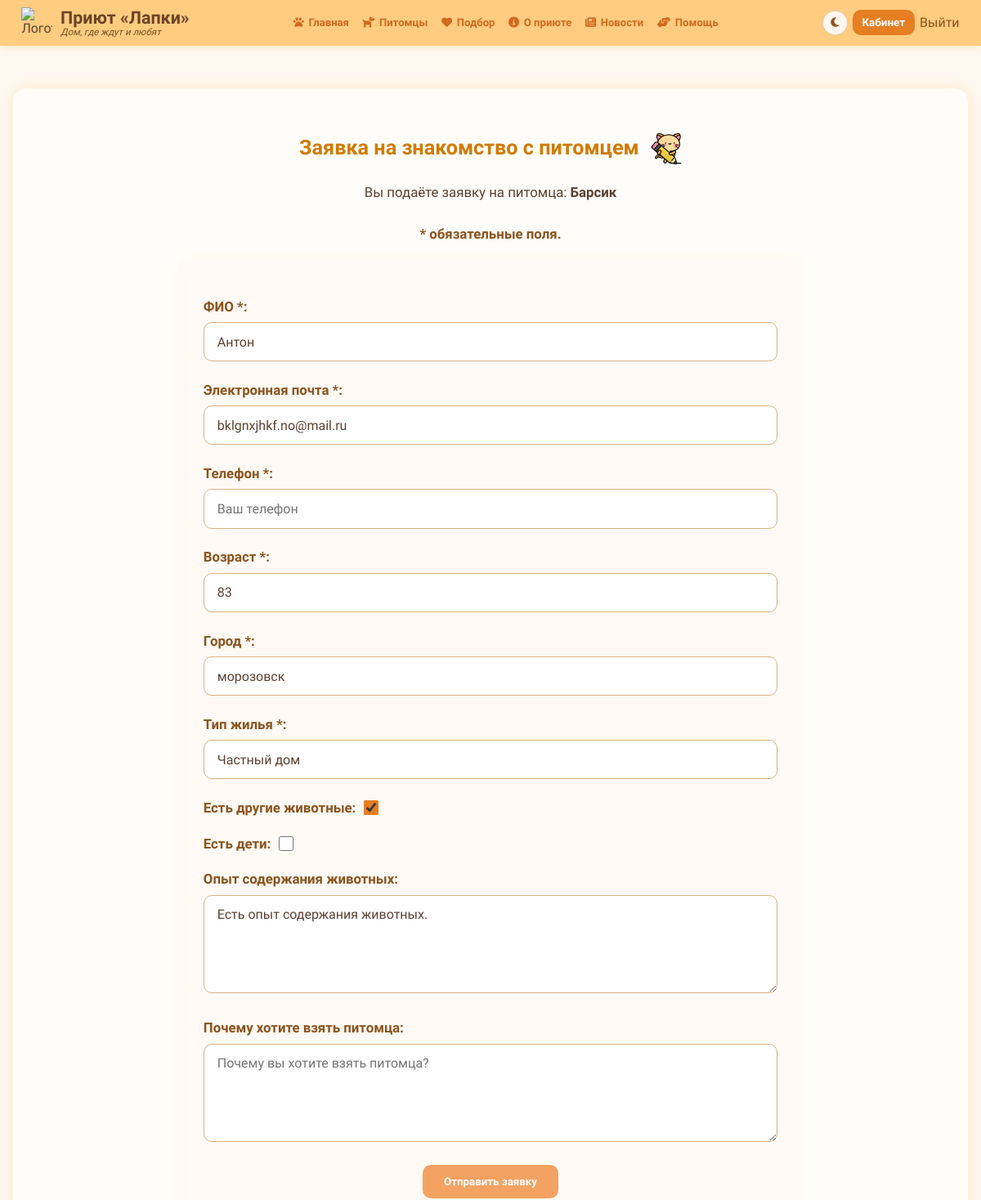
The app's page /adopt/5/ (signed in, upper part), older data.
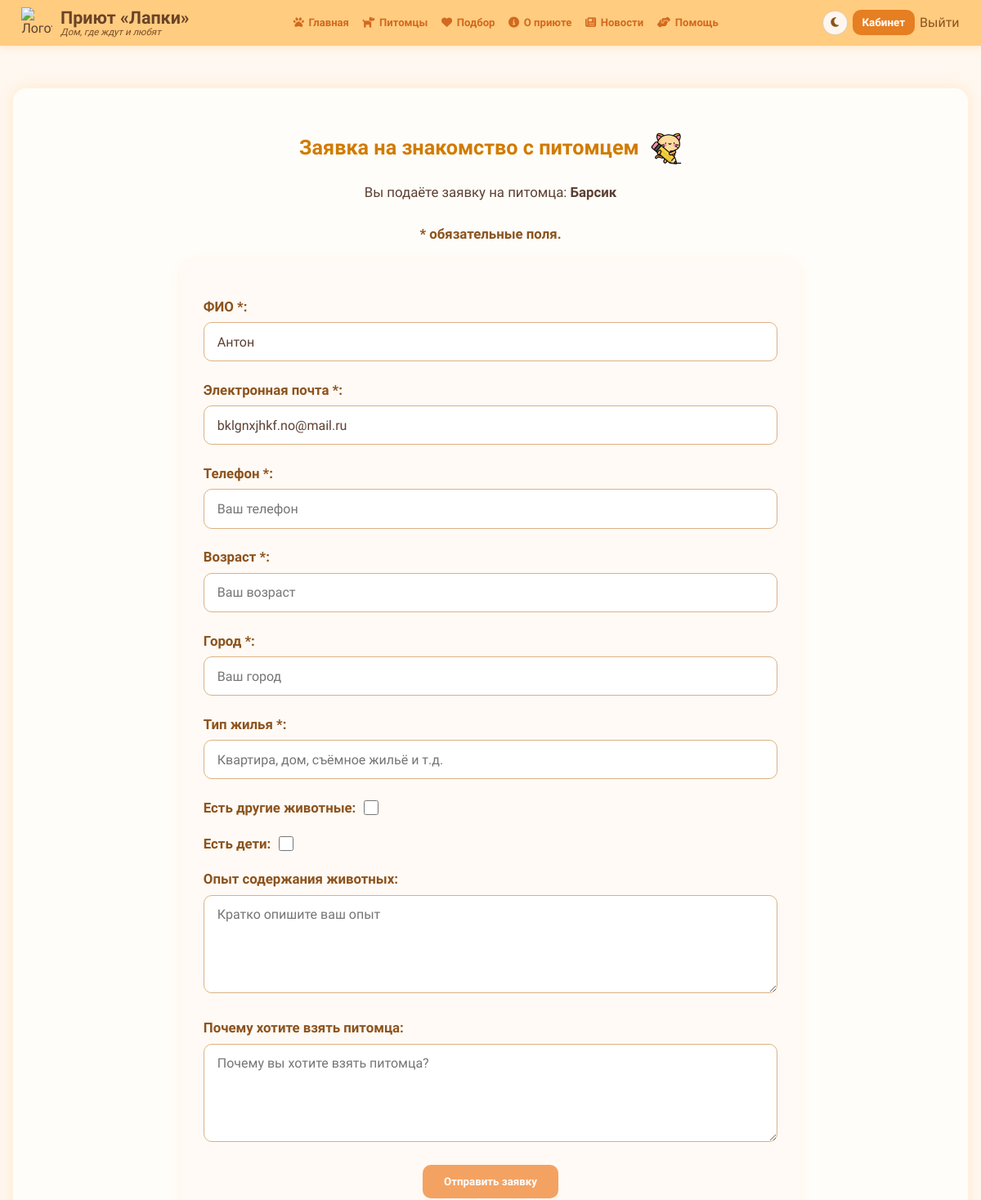
The same page, newer data.
### shelter/models.py (models this page shows, shortened)
class OwnerQuestionnaire(models.Model):
    HOUSING_CHOICES = [
        ('apartment', 'Квартира'),
        ('house', 'Частный дом'),
        ('rented', 'Съёмное жильё'),
    ]
    ACTIVITY_CHOICES = [
        ('low', 'Низкая'),
        ('medium', 'Средняя'),
        ('high', 'Высокая'),
    ]
    PET_PREFERENCE_CHOICES = [
        ('cat', 'Кошка'),
        ('dog', 'Собака'),
        ('any', 'Не важно'),
    ]
    TIME_AT_HOME_CHOICES = [
        ('rarely', 'Редко бываю дома'),
        ('often', 'Часто бываю дома'),
        ('always', 'Почти всегда дома'),
    ]
    PET_AGE_PREFERENCE_CHOICES = [
        ('young', 'Молодой'),
        ('adult', 'Взрослый'),
        ('any', 'Не важно'),
    ]
    PET_GENDER_PREFERENCE_CHOICES = [
        ('male', 'Мальчик'),
        ('female', 'Девочка'),
        ('any', 'Не важно'),
    ]
    ADOPTION_GOAL_CHOICES = [
        ('companion', 'Компаньон'),
        ('family', 'Для семьи'),
        ('active_walks', 'Для активных прогулок'),
        ('any', 'Не важно'),
    ]
    user = models.ForeignKey(
        User,
        on_delete=models.SET_NULL,
        related_name='owner_questionnaires',
        verbose_name='Пользователь',
        null=True,
        blank=True,
    )
    full_name = models.CharField('ФИО', max_length=150)
    age = models.PositiveIntegerField('Возраст')
    city = models.CharField('Город', max_length=100)
    housing_type = models.CharField('Тип жилья', max_length=20, choices=HOUSING_CHOICES)
    has_children = models.BooleanField('Есть дети', default=False)
    has_other_pets = models.BooleanField('Есть другие животные', default=False)
    experience_years = models.PositiveIntegerField('Опыт содержания животных (лет)', default=0)
    activity_level = models.CharField('Уровень активности', max_length=20, choices=ACTIVITY_CHOICES)
    time_at_home = models.CharField('Сколько времени проводите дома', max_length=20, choices=TIME_AT_HOME_CHOICES)
    pet_preference = models.CharField(
        'Предпочтение по типу животного',
        max_length=10,
        choices=PET_PREFERENCE_CHOICES,
        default='any',
    )
    pet_age_preference = models.CharField(
        'Предпочтительный возраст питомца',
        max_length=10,
        choices=PET_AGE_PREFERENCE_CHOICES,
        default='any',
    )
    pet_gender_preference = models.CharField(
        'Предпочтительный пол питомца',
        max_length=10,
        choices=PET_GENDER_PREFERENCE_CHOICES,
        default='any',
    )
    adoption_goal = models.CharField(
        'Цель усыновления',
        max_length=20,
        choices=ADOPTION_GOAL_CHOICES,
        default='any',
    )
    ready_for_medical_care = models.BooleanField(
        'Готов(а) ухаживать за питомцем с особенностями здоровья',
        default=False,
    )
    additional_info = models.TextField('Дополнительная информация', blank=True)
    created_at = models.DateTimeField('Дата заполнения', auto_now_add=True)
    class Meta:
        verbose_name = 'Анкета будущего хозяина'
        verbose_name_plural = 'Анкеты будущих хозяев'
        ordering = ['-created_at']

### shelter/views.py (the view, shortened to what this page needs)
# urls.py: path('adopt/<int:pet_id>/', views.adoption_application, name='adoption_application'),
def adoption_application(request, pet_id):
    pet = get_object_or_404(Pet, id=pet_id)
    if request.method == 'POST':
        form = AdoptionApplicationForm(request.POST)
        if form.is_valid():
            application = form.save(commit=False)
            application.pet = pet
            feedback_message = 'Заявка успешно отправлена. Мы свяжемся с будущим хозяином по указанной электронной почте.'
            if request.user.is_authenticated:
                application.user = request.user
            else:
                temp_user, temp_password, created, already_exists = create_temporary_account(
                    form.cleaned_data['email'],
                    form.cleaned_data.get('full_name', ''),
                )
                if already_exists:
                    feedback_message = 'Заявка отправлена. Чтобы видеть её в кабинете, войдите под своим логином.'
                else:
                    application.user = temp_user
                    login(request, temp_user)
                    email_sent = send_temporary_account_email(
                        temp_user,
                        form.cleaned_data['email'],
                        temp_password,
                    )
                    if email_sent:
                        feedback_message = 'Заявка отправлена. Мы создали временный аккаунт и отправили логин с паролем на указанную почту.'
                    else:
                        feedback_message = f'Заявка отправлена. Мы создали временный аккаунт. Логин: {temp_user.username}. Пароль: {temp_password}. Их можно изменить позже в кабинете.'
            application.save()
            messages.success(request, feedback_message)
            return redirect(f"{reverse('pets')}?application_sent=1")
    else:
        initial = {}
        if request.user.is_authenticated:
            latest_questionnaire = request.user.owner_questionnaires.order_by('-created_at').first()
            latest_application = request.user.adoption_applications.order_by('-created_at').first()
            initial = {
                'full_name': request.user.get_full_name(),
                'email': request.user.email,
            }
            if latest_application:
                initial.update(
                    {
                        'phone': latest_application.phone,
                    }
                )
            if latest_questionnaire:
                housing_type_map = {
                    'apartment': 'Квартира',
                    'house': 'Частный дом',
                    'rented': 'Съёмное жильё',
                }
                initial.update(
                    {
                        'age': latest_questionnaire.age,
                        'city': latest_questionnaire.city,
                        'housing_type': housing_type_map.get(latest_questionnaire.housing_type, ''),
                        'has_other_pets': latest_questionnaire.has_other_pets,
                        'has_children': latest_questionnaire.has_children,
                        'experience': (
                            'Есть опыт содержания животных.'
                            if latest_questionnaire.experience_years >= 1
                            else 'Опыта содержания животных раньше не было.'
                        ),
                    }
                )
        form = AdoptionApplicationForm(initial=initial)
    return render(request, 'shelter/adoption_application.html', {'form': form, 'pet': pet})

### shelter/templates/shelter/adoption_application.html (shortened to what this page needs)
{% extends 'shelter/base.html' %}
{% load static %}
{% block content %}
<section class="page-section">
    <h1>
        Заявка на знакомство с питомцем
        <img src="{% static 'shelter/img/contact.png' %}" alt="Котик с карандашиком" class="logotip">
    </h1>
    <p class="results-intro">
        Вы подаёте заявку на питомца: <strong>{{ pet.name }}</strong>
    </p>
    <div class="form-note">
        <strong>*</strong> обязательные поля.
    </div>
    <form method="post" id="adoption-form">
        {{ form.as_p }}
        <button type="submit" class="btn">Отправить заявку</button>
    </form>
</section>
{% endblock %}

Row changes from the older to the newer data that the page shows:
removed OwnerQuestionnaire: full_name "Антон", age "83", city "морозовск", housing_type "Частный дом", has_other_pets "☑"
Text that changed along with them:
form field full_name: (not shown) → "Антон"
form field has_other_pets: (not shown) → "☐"
form field has_children: (not shown) → "☐"
form field experience: "Есть опыт содержания животных." → (not shown)
